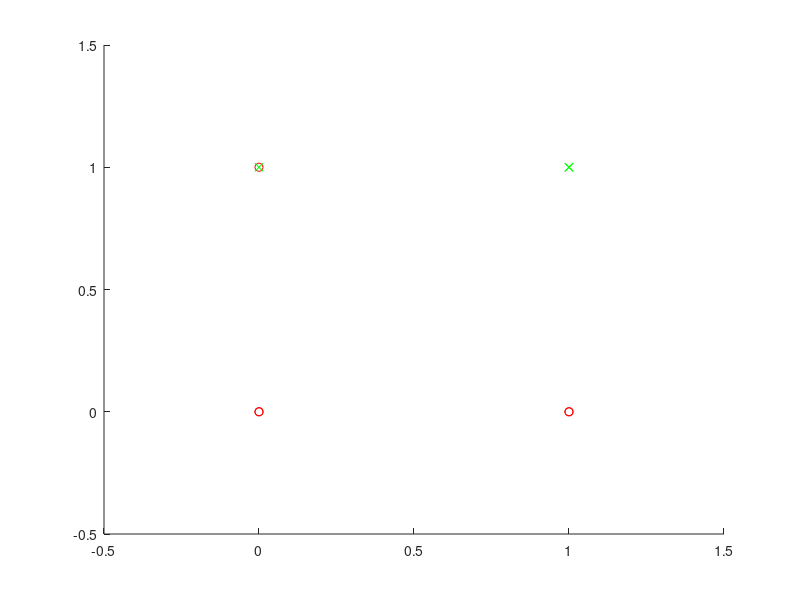

Here is the MATLAB script that generated this plot: (Note: this script raises an error after producing the figure.)
S = [0 0 0; 
     0 0 1;
     0 1 0;
     0 1 1;
     1 0 0;
     1 0 1;
     1 1 0;
     1 1 1];
F1 = S(:, 2) & (S(:, 1) | (~S(:, 1) & S(:, 3)));
F2 = (S(:, 1) & S(:, 2)) | (S(:, 1) | (~S(:, 1) & S(:, 2)));
F3 = (S(:, 1) & ~S(:, 2)) | (~S(:, 1) & S(:, 2) & S(:, 3));

%%
%cazul F1
ind0 = find(F1 == 0);
ind1 = find(F1 == 1);
hold on;
axis([-0.5 1.5 -0.5 1.5 -0.5 1.5]);
plot3(S(ind0, 1), S(ind0, 2), S(ind0, 3), 'or');
plot3(S(ind1, 1), S(ind1, 2), S(ind1, 3), 'xg');

%%
%punctul 2 solutia ecuatiei generale
M = [ones(1,size(S.',2)); S.'];
beta = (M*M')\M *F1;
bstar = beta(1);
wstar = beta(2:end);


%%
%punctul 3
%creare perceptron cu functia de transfer purelin
et = newp([0 1; 0 1; 0 1], 1);
net.trainParam.epochs = 200;
net.iw{1, 1} = [3 3 3];
net = train(net, S', F2');

figure(2);
plotpv(S', F2')
plotpc(net.IW{1}, net.b{1})
